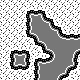

This is a level from a 2D game, rendered from its Tiled map with the project's own tilesets. A one-line summary and the complete map file follow:
An orthogonal 10x10 tile map with 8x8 px tiles, 1 tile layer (Tile Layer 1).

<map version="1.0" orientation="orthogonal" width="10" height="10" tilewidth="8" tileheight="8">
 <tileset firstgid="1" name="tiles_2b_poketron" tilewidth="8" tileheight="8">
  <image source="tiles_2b_poketron.png" trans="ff00ff" width="104" height="80" />
  <terraintypes>
   <terrain name="Water" tile="-1" />
   <terrain name="Grass" tile="-1" />
   <terrain name="Castle" tile="-1" />
   <terrain name="Trees" tile="-1" />
   <terrain name="Dirt" tile="-1" />
  </terraintypes>
  <tile id="1" terrain="1,1,1,1" />
  <tile id="5" terrain="1,1,1,3" />
  <tile id="6" terrain="1,1,3,3" />
  <tile id="7" terrain="1,1,3,1" />
  <tile id="18" terrain="1,3,1,3" />
  <tile id="19" terrain="3,3,3,3" />
  <tile id="20" terrain="3,1,3,1" />
  <tile id="31" terrain="1,3,1,1" />
  <tile id="32" terrain="3,3,1,1" />
  <tile id="33" terrain="3,1,1,1" />
  <tile id="44" terrain="3,3,3,1" />
  <tile id="45" terrain="3,3,1,3" />
  <tile id="57" terrain="3,1,3,3" />
  <tile id="58" terrain="1,3,3,3" />
  <tile id="71" terrain="4,4,4,1" />
  <tile id="72" terrain="4,4,1,4" />
  <tile id="84" terrain="4,1,4,4" />
  <tile id="85" terrain="1,4,4,4" />
  <tile id="91" terrain="0,0,0,1" />
  <tile id="92" terrain="0,0,1,0" />
  <tile id="93" terrain="1,1,1,0" />
  <tile id="94" terrain="1,1,0,0" />
  <tile id="95" terrain="1,1,0,1" />
  <tile id="96" terrain="1,1,1,4" />
  <tile id="97" terrain="1,1,4,4" />
  <tile id="98" terrain="1,1,4,1" />
  <tile id="104" terrain="0,1,0,0" />
  <tile id="105" terrain="1,0,0,0" />
  <tile id="106" terrain="1,0,1,0" />
  <tile id="107" terrain="0,0,0,0" />
  <tile id="108" terrain="0,1,0,1" />
  <tile id="109" terrain="1,4,1,4" />
  <tile id="110" terrain="4,4,4,4" />
  <tile id="111" terrain="4,1,4,1" />
  <tile id="119" terrain="1,0,1,1" />
  <tile id="120" terrain="0,0,1,1" />
  <tile id="121" terrain="0,1,1,1" />
  <tile id="122" terrain="1,4,1,1" />
  <tile id="123" terrain="4,4,1,1" />
  <tile id="124" terrain="4,1,1,1" />
 </tileset>
 <layer name="Tile Layer 1" width="10" height="10">
  <data encoding="csv">
2,2,2,2,2,2,2,2,2,2,
2,2,2,94,95,96,2,2,2,2,
2,2,2,107,108,105,96,2,2,2,
2,2,2,107,108,108,105,96,2,2,
2,2,2,120,93,108,108,105,95,95,
2,2,2,2,120,93,108,108,108,108,
2,94,95,96,2,120,93,108,108,92,
2,107,108,109,94,95,106,108,108,109,
2,120,121,122,107,108,108,108,92,122,
2,2,2,2,107,108,108,92,122,2
</data>
 </layer>
</map>
